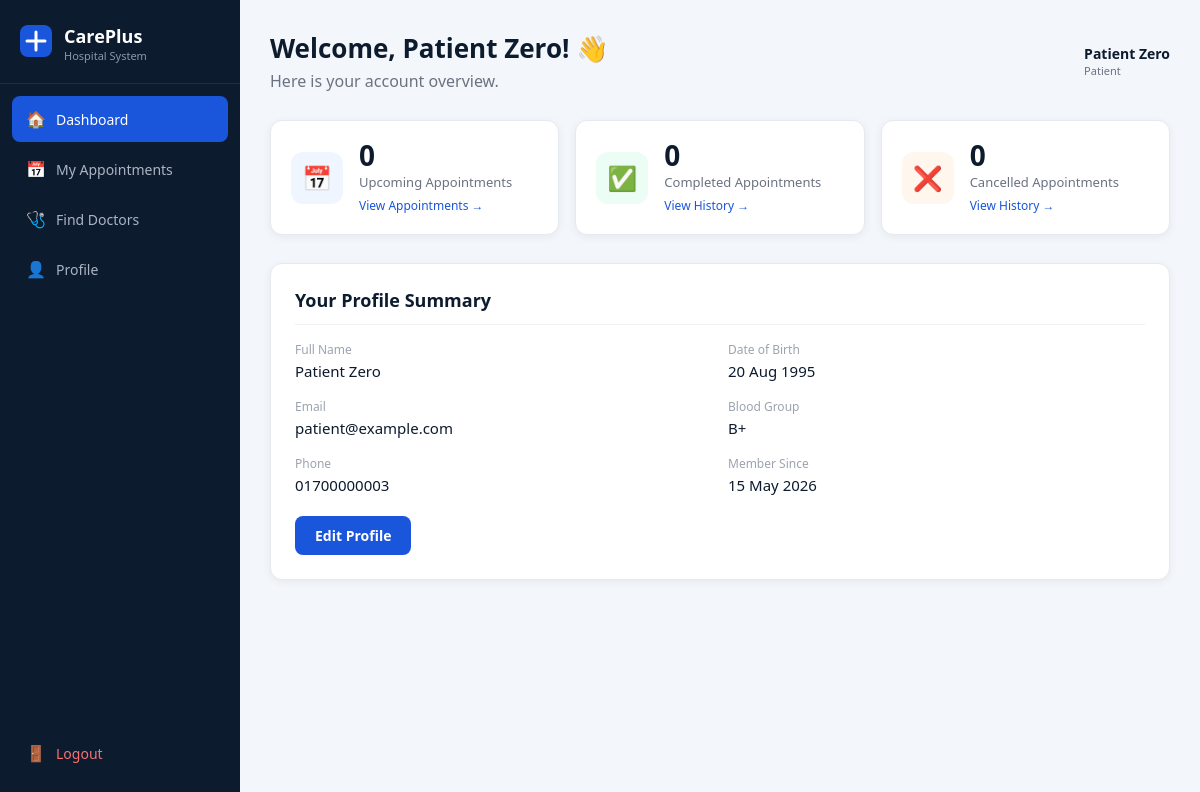
Screenshot of /View/PatientHome.php (signed in) with the database file from the repository.
### tables this page shows
CREATE TABLE `users` (
  `user_id` int(11) NOT NULL,
  `user_name` varchar(60) NOT NULL,
  `user_email` varchar(60) NOT NULL,
  `user_password` varchar(255) NOT NULL,
  `user_role` enum('Patient','Doctor','Admin') NOT NULL,
  `user_dob` date DEFAULT NULL,
  `user_bg` varchar(10) DEFAULT NULL,
  `user_phone` varchar(20) DEFAULT NULL,
  `user_is_active` tinyint(1) NOT NULL DEFAULT 1,
  `user_created_at` timestamp(1) NOT NULL DEFAULT current_timestamp(1)
);

### Model/UserModel.php (called while the page is built, shortened)
<?php
class UserModel {
    function getUserById($conn, $userId) {
        $sql = "SELECT user_id, user_name, user_email, user_role, user_dob, user_bg, user_phone, user_created_at
                FROM users
                WHERE user_id = ?";
        $stmt = $conn->prepare($sql);
        $stmt->bind_param("i", $userId);
        $stmt->execute();
        $result = $stmt->get_result();
        $user = $result->fetch_assoc();
        return $user;
    }
}
?>

### Model/AppointmentModel.php (called while the page is built, shortened)
<?php
class AppointmentModel {
    function countUpcomingAppointments($conn, $patientId) {
        $today = date('Y-m-d');
        $sql = "SELECT COUNT(*) AS total FROM appointments
                WHERE patient_id = ? AND appointment_date >= ?
                AND appointment_status IN ('Pending', 'Confirmed')";
        $stmt = $conn->prepare($sql);
        $stmt->bind_param("is", $patientId, $today);
        $stmt->execute();
        $result = $stmt->get_result();
        $row = $result->fetch_assoc();
        return $row['total'];
    }
    function countCompletedAppointments($conn, $patientId) {
        $sql = "SELECT COUNT(*) AS total FROM appointments
                WHERE patient_id = ? AND appointment_status = 'Completed'";
        $stmt = $conn->prepare($sql);
        $stmt->bind_param("i", $patientId);
        $stmt->execute();
        $result = $stmt->get_result();
        $row = $result->fetch_assoc();
        return $row['total'];
    }
    function countCancelledAppointments($conn, $patientId) {
        $sql = "SELECT COUNT(*) AS total FROM appointments
                WHERE patient_id = ? AND appointment_status = 'Cancelled'";
        $stmt = $conn->prepare($sql);
        $stmt->bind_param("i", $patientId);
        $stmt->execute();
        $result = $stmt->get_result();
        $row = $result->fetch_assoc();
        return $row['total'];
    }
}

### View/PatientHome.php (the view, shortened to what this page needs)
<?php
include_once "../Config/Db.php";
include_once "../Model/UserModel.php";
include_once "../Model/AppointmentModel.php";
$db = new Db();
$conn = $db->connection();
$userModel = new UserModel();
$appointmentModel = new AppointmentModel();
$userId = $_SESSION['user_id'];
$user = $userModel->getUserById($conn, $userId);
$upcomingCount  = $appointmentModel->countUpcomingAppointments($conn, $userId);
$completedCount = $appointmentModel->countCompletedAppointments($conn, $userId);
$cancelledCount = $appointmentModel->countCancelledAppointments($conn, $userId);
$memberSince = date('d M Y', strtotime($user['user_created_at']));
$formattedDob = date('d M Y', strtotime($user['user_dob']));
?>
<!DOCTYPE html>
<html lang="en">
<head>
    <link rel="stylesheet" href="Style.css">
</head>
<body>
<div class="layout">
    <?php include "PatientSidebar.php"; ?>
    <div class="main-content">
        <div style="display:flex; justify-content:space-between; align-items:center; margin-bottom:28px;">
            <div>
                <h1 style="font-size:26px; font-weight:700; color:#0d1b2e;">
                    Welcome, <?= htmlspecialchars($user['user_name']) ?>! 👋
                </h1>
                <p style="color:#6b7280; margin-top:4px;">Here is your account overview.</p>
            </div>
            <div style="display:flex; align-items:center; gap:10px;">
                <div>
                    <div style="font-weight:600; font-size:14px; color:#0d1b2e;"><?= htmlspecialchars($user['user_name']) ?></div>
                    <div style="font-size:11px; color:#6b7280;">Patient</div>
                </div>
            </div>
        </div>
        <div class="stats-row">
            <div class="stat-card">
                <div class="stat-icon blue">📅</div>
                <div>
                    <div class="stat-value"><?= $upcomingCount ?></div>
                    <div class="stat-label">Upcoming Appointments</div>
                    <a href="MyAppointments.php" class="stat-link">View Appointments →</a>
                </div>
            </div>
            <div class="stat-card">
                <div class="stat-icon green">✅</div>
                <div>
                    <div class="stat-value"><?= $completedCount ?></div>
                    <div class="stat-label">Completed Appointments</div>
                    <a href="MyAppointments.php?status=Completed" class="stat-link">View History →</a>
                </div>
            </div>
            <div class="stat-card">
                <div class="stat-icon orange">❌</div>
                <div>
                    <div class="stat-value"><?= $cancelledCount ?></div>
                    <div class="stat-label">Cancelled Appointments</div>
                    <a href="MyAppointments.php?status=Cancelled" class="stat-link">View History →</a>
                </div>
            </div>
        </div>
        <div class="card">
            <div class="card-title">Your Profile Summary</div>
            <div class="profile-grid">
                <div class="profile-field">
                    <label>Full Name</label>
                    <span><?= htmlspecialchars($user['user_name']) ?></span>
                </div>
                <div class="profile-field">
                    <label>Date of Birth</label>
                    <span><?= $formattedDob ?></span>
                </div>
                <div class="profile-field">
                    <label>Email</label>
                    <span><?= htmlspecialchars($user['user_email']) ?></span>
                </div>
                <div class="profile-field">
                    <label>Blood Group</label>
                    <span><?= htmlspecialchars($user['user_bg']) ?></span>
                </div>
                <div class="profile-field">
                    <label>Phone</label>
                    <span><?= htmlspecialchars($user['user_phone']) ?></span>
                </div>
                <div class="profile-field">
                    <label>Member Since</label>
                    <span><?= $memberSince ?></span>
                </div>
            </div>
            <div style="margin-top:20px;">
                <a href="EditProfile.php" class="btn btn-primary">Edit Profile</a>
            </div>
        </div>
    </div>
</div>
</body>
</html>

### View/Style.css (style rules this page uses)
* { box-sizing: border-box; margin: 0; padding: 0; }
body { font-family: 'Segoe UI', Tahoma, Geneva, Verdana, sans-serif; background: #f3f6fb; color: #1a1a2e; min-height: 100vh; }
a { text-decoration: none; color: inherit; }
.layout { display: flex; min-height: 100vh; }
.main-content { margin-left: 240px; flex: 1; padding: 30px; min-height: 100vh; }
.stats-row { display: grid; grid-template-columns: repeat(auto-fit, minmax(180px, 1fr)); gap: 16px; margin-bottom: 28px; }
.stat-card { background: #fff; border-radius: 12px; padding: 20px; display: flex; align-items: center; gap: 16px; box-shadow: 0 2px 8px rgba(0,0,0,0.06); border: 1px solid #e5e9f0; }
.stat-icon { width: 52px; height: 52px; border-radius: 12px; display: flex; align-items: center; justify-content: center; font-size: 24px; flex-shrink: 0; }
.stat-icon.blue { background: #eff6ff; }
.stat-icon.green { background: #ecfdf5; }
.stat-icon.orange { background: #fff7ed; }
.stat-value { font-size: 28px; font-weight: 700; color: #0d1b2e; line-height: 1; }
.stat-label { font-size: 13px; color: #6b7280; margin-top: 4px; }
.stat-link { font-size: 12px; color: #1a56db; margin-top: 6px; display: block; }
.card { background: #fff; border-radius: 12px; padding: 24px; box-shadow: 0 2px 8px rgba(0,0,0,0.06); border: 1px solid #e5e9f0; margin-bottom: 24px; }
.card-title { font-size: 18px; font-weight: 600; color: #0d1b2e; margin-bottom: 16px; padding-bottom: 12px; border-bottom: 1px solid #f0f0f0; }
.btn { display: inline-flex; align-items: center; justify-content: center; gap: 6px; padding: 10px 20px; border-radius: 8px; font-size: 14px; font-weight: 600; cursor: pointer; border: none; transition: opacity 0.2s, transform 0.1s; }
.btn-primary { background: #1a56db; color: #fff; }
.profile-grid { display: grid; grid-template-columns: 1fr 1fr; gap: 16px; }
.profile-field label { font-size: 12px; color: #9ca3af; display: block; margin-bottom: 2px; }
.profile-field span { font-size: 15px; color: #0d1b2e; font-weight: 500; }

### rows the page displays
users: user_name "Patient Zero", user_dob "20 Aug 1995", user_email "patient@example.com", user_bg "B+", user_phone "01700000003", user_created_at "15 May 2026"

### other values shown
$upcomingCount "0"
$completedCount "0"
$cancelledCount "0"
